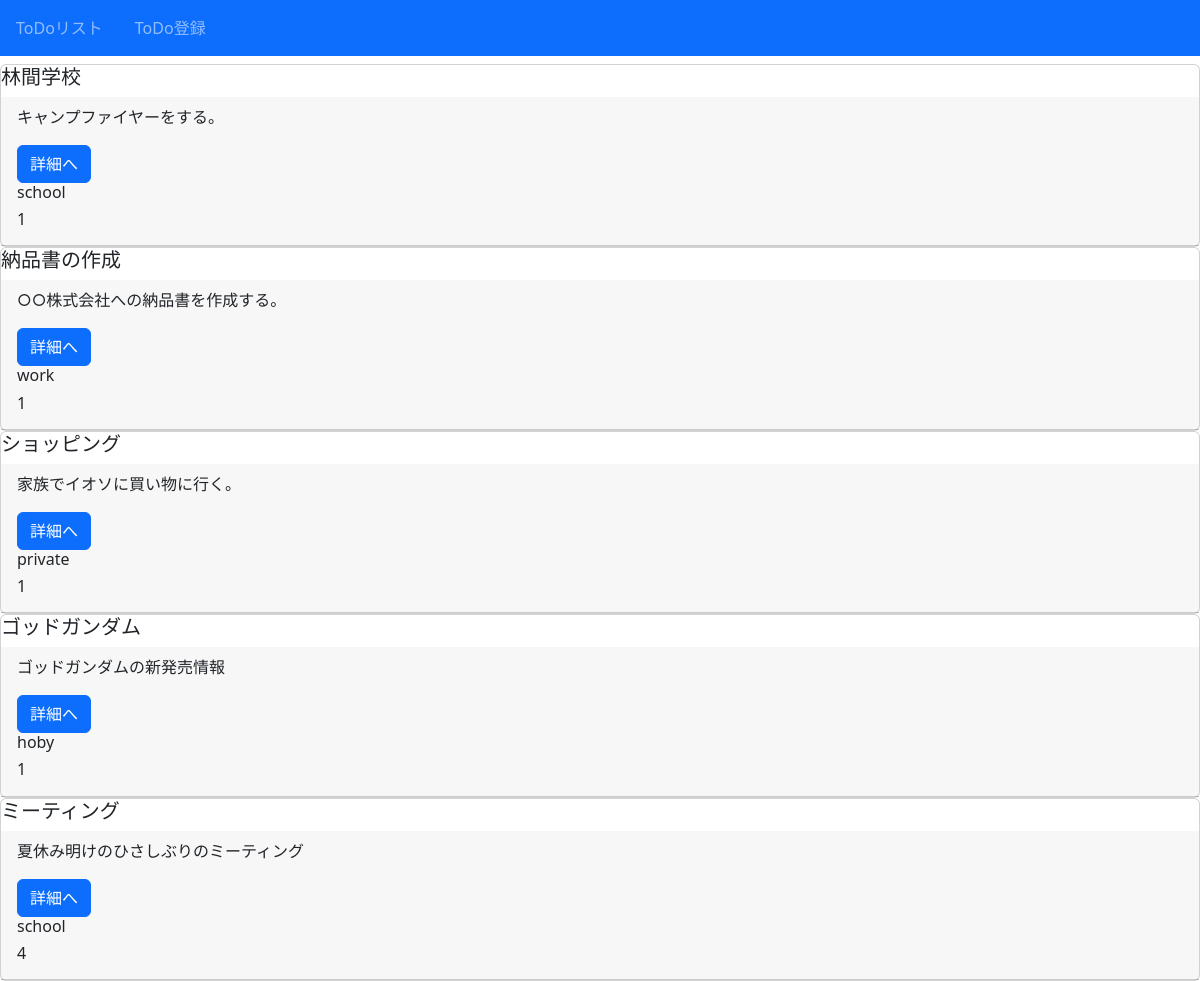
Page /todo/ on the earlier database version.
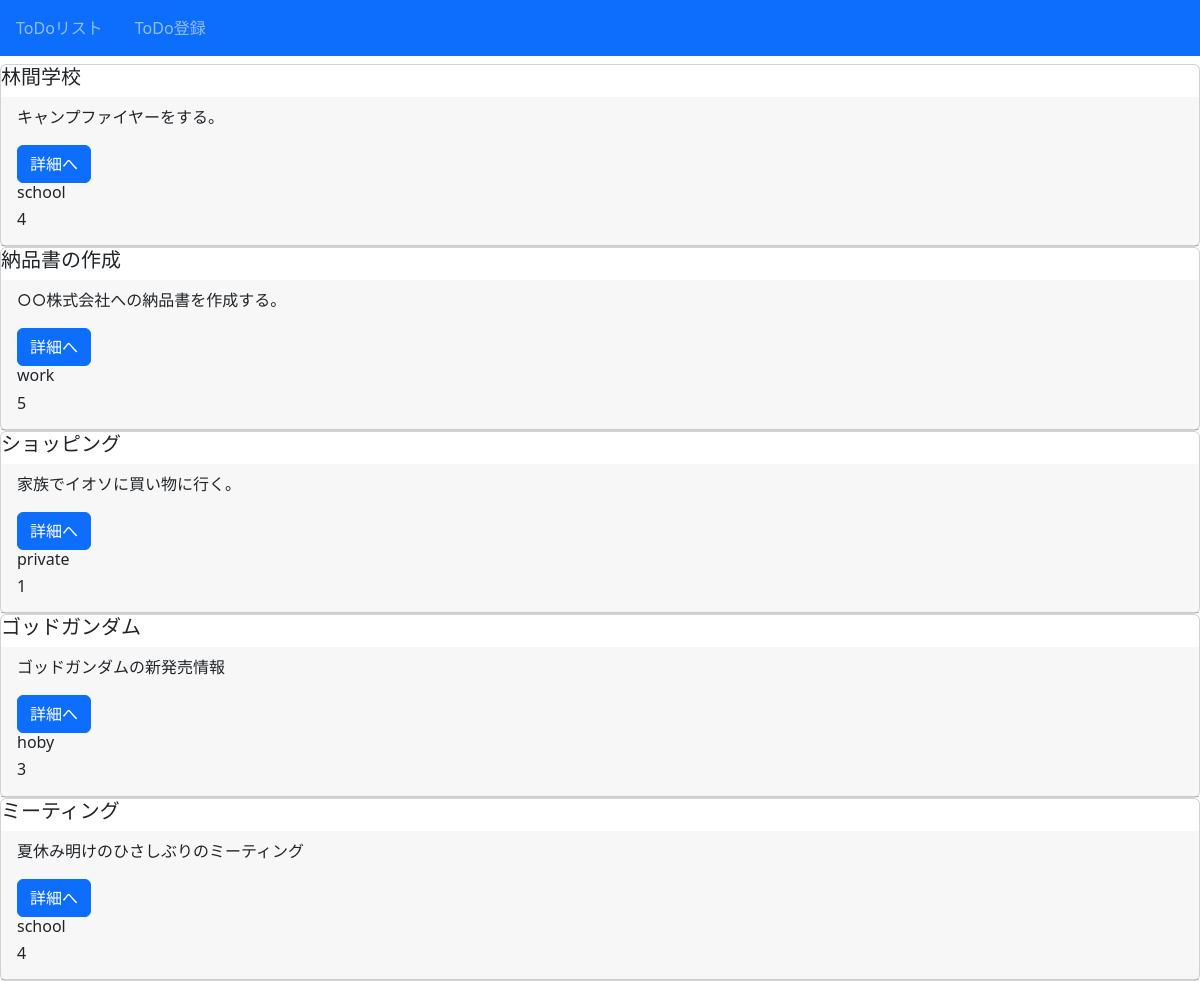
Same page on the later database version.
### todo/models.py (models this page shows, shortened)
class Todo(models.Model):
  title = models.CharField(max_length=100)
  body = models.TextField()
  priority = models.IntegerField(choices=PRI_CHOICES)
  category = models.CharField(
    max_length=100,
    choices = CATEGORY
  )

### todo/views.py (the view)
# urls.py: path('todo/', views.ListTodoView.as_view(), name='list-todo'),
class ListTodoView(ListView):
  template_name = 'todo/todo_list.html'
  model = Todo

### todo/templates/todo/todo_list.html (shortened to what this page needs)
{% extends 'base.html' %}
{% block content %}
{% for item in object_list %}
<div class="card">
  <h5 class="card-headder">{{ item.title }}</h5>
  <div class="card-header">
    <p class="card-text">{{ item.body }}</p>
    <a href="{% url 'detail-todo' item.pk %}" class="btn btn-primary">詳細へ</a>
    <h6 class="card-title">{{ item.category }}</h6>
    <h6 class="card-title">{{ item.priority }}</h6>
  </div>
</div>
{% endfor %}
{% endblock content %}

Differences in the rows shown:
changed Todo "林間学校": priority "1" → "4"
changed Todo "納品書の作成": priority "1" → "5"
changed Todo "ゴッドガンダム": priority "1" → "3"
